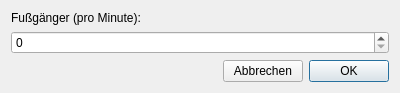
<?xml version="1.0" encoding="UTF-8"?>
<ui version="4.0">
 <class>FussgaengerSzenarioGUI</class>
 <widget class="QDialog" name="FussgaengerSzenarioGUI">
  <property name="geometry">
   <rect>
    <x>0</x>
    <y>0</y>
    <width>400</width>
    <height>91</height>
   </rect>
  </property>
  <property name="windowTitle">
   <string>Fußgängeraufkommen ändern...</string>
  </property>
  <layout class="QVBoxLayout" name="verticalLayout">
   <item>
    <widget class="QLabel" name="fussgaengerProMinuteLabel">
     <property name="text">
      <string>Fußgänger (pro Minute):</string>
     </property>
    </widget>
   </item>
   <item>
    <widget class="QSpinBox" name="fussgaengerSpinBox">
     <property name="maximum">
      <number>200</number>
     </property>
    </widget>
   </item>
   <item>
    <layout class="QHBoxLayout" name="buttonLayout">
     <item>
      <spacer name="buttonSpacer">
       <property name="orientation">
        <enum>Qt::Horizontal</enum>
       </property>
       <property name="sizeHint" stdset="0">
        <size>
         <width>40</width>
         <height>20</height>
        </size>
       </property>
      </spacer>
     </item>
     <item>
      <widget class="QPushButton" name="abbrechenButton">
       <property name="text">
        <string>Abbrechen</string>
       </property>
       <property name="autoDefault">
        <bool>false</bool>
       </property>
      </widget>
     </item>
     <item>
      <widget class="QPushButton" name="OKButton">
       <property name="text">
        <string>OK</string>
       </property>
       <property name="default">
        <bool>true</bool>
       </property>
      </widget>
     </item>
    </layout>
   </item>
  </layout>
 </widget>
 <resources/>
 <connections/>
</ui>
